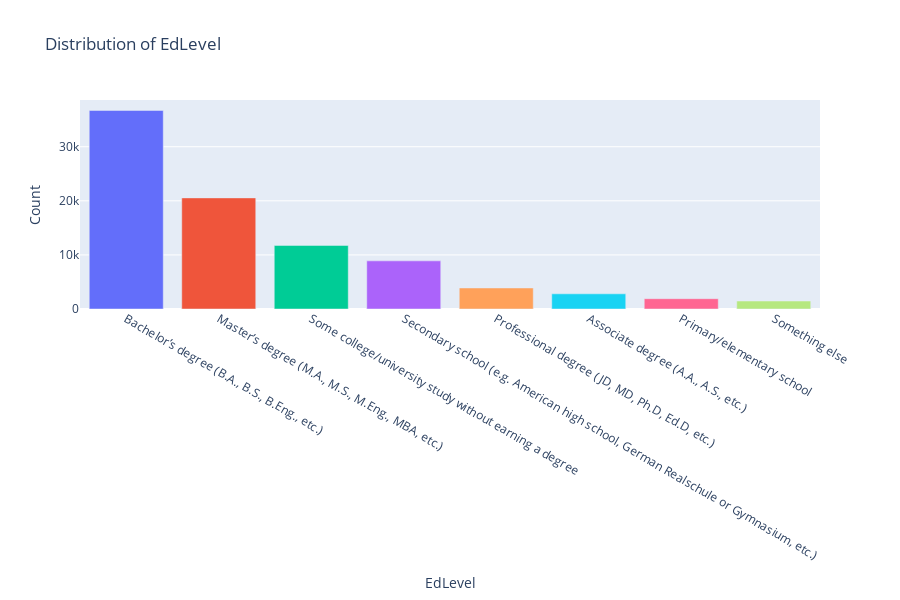

Here is the notebook cell this chart was saved with:
### Markdown cell above
#### Educational attainment

### Code cell
plot_generic(df, 'EdLevel', 'bar', showlegend=False, max_unique_values=24, width=900, height=600)

### Figure 1 — Plotly figure (JSON) as saved in the notebook; plotly's stock layout.template omitted (floating-point values rounded to 4 significant figures)
{"data": [{"alignmentgroup": "True", "customdata": [[41.72]], "hovertemplate": "<b>%{hovertext}</b><br><br>EdLevel=%{x}<br>Count=%{y}<br>Percentage (%)=%{customdata[0]}<extra></extra>", "hovertext": ["Bachelor’s degree (B.A., B.S., B.Eng., etc.)"], "legendgroup": "Bachelor’s degree (B.A., B.S., B.Eng., etc.)", "marker": {"color": "#636efa", "pattern": {"shape": ""}}, "name": "Bachelor’s degree (B.A., B.S., B.Eng., etc.)", "offsetgroup": "Bachelor’s degree (B.A., B.S., B.Eng., etc.)", "orientation": "v", "showlegend": true, "textposition": "auto", "type": "bar", "x": ["Bachelor’s degree (B.A., B.S., B.Eng., etc.)"], "xaxis": "x", "y": [36706], "yaxis": "y"}, {"alignmentgroup": "True", "customdata": [[23.35]], "hovertemplate": "<b>%{hovertext}</b><br><br>EdLevel=%{x}<br>Count=%{y}<br>Percentage (%)=%{customdata[0]}<extra></extra>", "hovertext": ["Master’s degree (M.A., M.S., M.Eng., MBA, etc.)"], "legendgroup": "Master’s degree (M.A., M.S., M.Eng., MBA, etc.)", "marker": {"color": "#EF553B", "pattern": {"shape": ""}}, "name": "Master’s degree (M.A., M.S., M.Eng., MBA, etc.)", "offsetgroup": "Master’s degree (M.A., M.S., M.Eng., MBA, etc.)", "orientation": "v", "showlegend": true, "textposition": "auto", "type": "bar", "x": ["Master’s degree (M.A., M.S., M.Eng., MBA, etc.)"], "xaxis": "x", "y": [20543], "yaxis": "y"}, {"alignmentgroup": "True", "customdata": [[13.36]], "hovertemplate": "<b>%{hovertext}</b><br><br>EdLevel=%{x}<br>Count=%{y}<br>Percentage (%)=%{customdata[0]}<extra></extra>", "hovertext": ["Some college/university study without earning a degree"], "legendgroup": "Some college/university study without earning a degree", "marker": {"color": "#00cc96", "pattern": {"shape": ""}}, "name": "Some college/university study without earning a degree", "offsetgroup": "Some college/university study without earning a degree", "orientation": "v", "showlegend": true, "textposition": "auto", "type": "bar", "x": ["Some college/university study without earning a degree"], "xaxis": "x", "y": [11753], "yaxis": "y"}, {"alignmentgroup": "True", "customdata": [[10.11]], "hovertemplate": "<b>%{hovertext}</b><br><br>EdLevel=%{x}<br>Count=%{y}<br>Percentage (%)=%{customdata[0]}<extra></extra>", "hovertext": ["Secondary school (e.g. American high school, German Realschule or Gymnasium, etc.)"], "legendgroup": "Secondary school (e.g. American high school, German Realschule or Gymnasium, etc.)", "marker": {"color": "#ab63fa", "pattern": {"shape": ""}}, "name": "Secondary school (e.g. American high school, German Realschule or Gymnasium, etc.)", "offsetgroup": "Secondary school (e.g. American high school, German Realschule or Gymnasium, etc.)", "orientation": "v", "showlegend": true, "textposition": "auto", "type": "bar", "x": ["Secondary school (e.g. American high school, German Realschule or Gymnasium, etc.)"], "xaxis": "x", "y": [8897], "yaxis": "y"}, {"alignmentgroup": "True", "customdata": [[4.42]], "hovertemplate": "<b>%{hovertext}</b><br><br>EdLevel=%{x}<br>Count=%{y}<br>Percentage (%)=%{customdata[0]}<extra></extra>", "hovertext": ["Professional degree (JD, MD, Ph.D, Ed.D, etc.)"], "legendgroup": "Professional degree (JD, MD, Ph.D, Ed.D, etc.)", "marker": {"color": "#FFA15A", "pattern": {"shape": ""}}, "name": "Professional degree (JD, MD, Ph.D, Ed.D, etc.)", "offsetgroup": "Professional degree (JD, MD, Ph.D, Ed.D, etc.)", "orientation": "v", "showlegend": true, "textposition": "auto", "type": "bar", "x": ["Professional degree (JD, MD, Ph.D, Ed.D, etc.)"], "xaxis": "x", "y": [3887], "yaxis": "y"}, {"alignmentgroup": "True", "customdata": [[3.19]], "hovertemplate": "<b>%{hovertext}</b><br><br>EdLevel=%{x}<br>Count=%{y}<br>Percentage (%)=%{customdata[0]}<extra></extra>", "hovertext": ["Associate degree (A.A., A.S., etc.)"], "legendgroup": "Associate degree (A.A., A.S., etc.)", "marker": {"color": "#19d3f3", "pattern": {"shape": ""}}, "name": "Associate degree (A.A., A.S., etc.)", "offsetgroup": "Associate degree (A.A., A.S., etc.)", "orientation": "v", "showlegend": true, "textposition": "auto", "type": "bar", "x": ["Associate degree (A.A., A.S., etc.)"], "xaxis": "x", "y": [2807], "yaxis": "y"}, {"alignmentgroup": "True", "customdata": [[2.17]], "hovertemplate": "<b>%{hovertext}</b><br><br>EdLevel=%{x}<br>Count=%{y}<br>Percentage (%)=%{customdata[0]}<extra></extra>", "hovertext": ["Primary/elementary school"], "legendgroup": "Primary/elementary school", "marker": {"color": "#FF6692", "pattern": {"shape": ""}}, "name": "Primary/elementary school", "offsetgroup": "Primary/elementary school", "orientation": "v", "showlegend": true, "textposition": "auto", "type": "bar", "x": ["Primary/elementary school"], "xaxis": "x", "y": [1905], "yaxis": "y"}, {"alignmentgroup": "True", "customdata": [[1.68]], "hovertemplate": "<b>%{hovertext}</b><br><br>EdLevel=%{x}<br>Count=%{y}<br>Percentage (%)=%{customdata[0]}<extra></extra>", "hovertext": ["Something else"], "legendgroup": "Something else", "marker": {"color": "#B6E880", "pattern": {"shape": ""}}, "name": "Something else", "offsetgroup": "Something else", "orientation": "v", "showlegend": true, "textposition": "auto", "type": "bar", "x": ["Something else"], "xaxis": "x", "y": [1475], "yaxis": "y"}], "layout": {"barmode": "relative", "height": 600, "legend": {"title": {"text": "EdLevel"}, "tracegroupgap": 0}, "showlegend": false, "title": {"text": "Distribution of EdLevel"}, "width": 900, "xaxis": {"anchor": "y", "autorange": true, "categoryarray": ["Bachelor’s degree (B.A., B.S., B.Eng., etc.)", "Master’s degree (M.A., M.S., M.Eng., MBA, etc.)", "Some college/university study without earning a degree", "Secondary school (e.g. American high school, German Realschule or Gymnasium, etc.)", "Professional degree (JD, MD, Ph.D, Ed.D, etc.)", "Associate degree (A.A., A.S., etc.)", "Primary/elementary school", "Something else"], "categoryorder": "array", "domain": [0, 1], "range": [-0.5, 7.5], "title": {"text": "EdLevel"}, "type": "category"}, "yaxis": {"anchor": "x", "autorange": true, "domain": [0, 1], "range": [0, 38640.0], "title": {"text": "Count"}, "type": "linear"}}}
